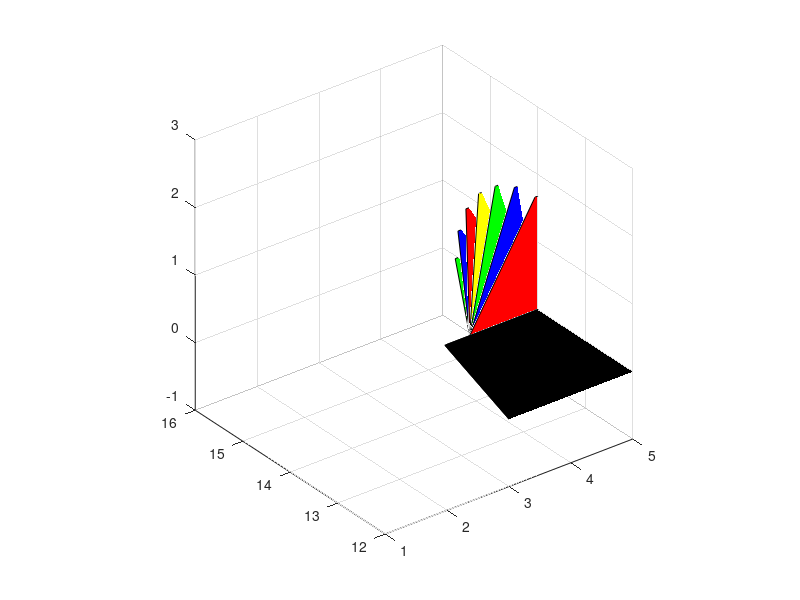

This chart was generated by the following MATLAB code:
clear; close all;

lw    = 1.68;
cwr   = 1.6;
lamw  = 0.4;
cwt   = lamw*cwr;
Lamw  = deg2rad(30);
phiw_list = linspace(0, 90, 7);

%%% Main Wing %%%
X_wing = [0 3.5 5.5 5.5];
Y_wing = [0 14 14 0];
Z_wing = [0 0 0 0];

%%% Winglet %%%
X_winglet = [X_wing(3),...
             X_wing(3) - cwr,...
             3.5 + (lw * cos(Lamw)),...
             3.5 + (lw * cos(Lamw)) + cwt];

for i = 1:7
phiw  = deg2rad(phiw_list(i));

Y_winglet{i} = [14,...
             14,...
             14 + (lw * sin(phiw)),...
             14 + (lw * sin(phiw))];

Z_winglet{i} = [0,...
             0,...
             lw*cos(phiw),...
             lw*cos(phiw)];
end

figure(1)
hold on; grid on;
view(3)
patch(X_wing,Y_wing,Z_wing,'black')
patch(X_wing,Y_wing,Z_wing,'black')
patch(X_winglet,Y_winglet{1},Z_winglet{1},'red')
patch(X_winglet,Y_winglet{2},Z_winglet{2},'blue')
patch(X_winglet,Y_winglet{3},Z_winglet{3},'green')
patch(X_winglet,Y_winglet{4},Z_winglet{4},'yellow')
patch(X_winglet,Y_winglet{5},Z_winglet{5},'red')
patch(X_winglet,Y_winglet{6},Z_winglet{6},'blue')
patch(X_winglet,Y_winglet{7},Z_winglet{7},'green')
axis('equal')
ylim([12 16]);


